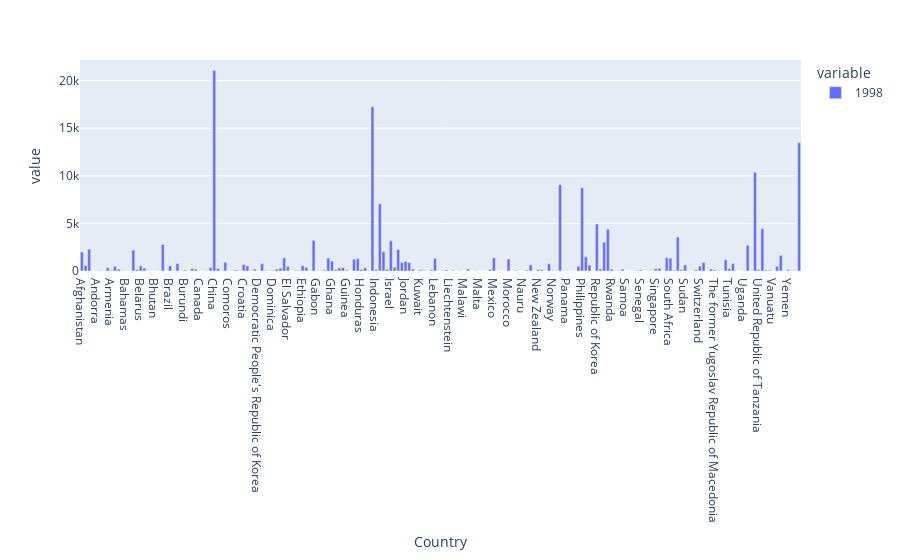

The notebook cell saved with this chart:
### Code cell
# bar plot for year 1998, color is represented by Continent
df.set_index('Country', inplace=True)
px.bar(df['1998'])

### Figure 1 — Plotly figure (JSON) as saved in the notebook; plotly's stock layout.template omitted (floating-point values rounded to 4 significant figures; data arrays with more than 128 entries replaced by an {"elided": "..."} marker saying what was removed)
{"data": [{"hovertemplate": "variable=1998<br>Country=%{x}<br>value=%{y}<extra></extra>", "legendgroup": "1998", "marker": {"color": "#636efa", "pattern": {"shape": ""}}, "name": "1998", "orientation": "v", "showlegend": true, "textposition": "auto", "type": "bar", "x": {"elided": "196 str values"}, "xaxis": "x", "y": {"elided": "196 int values"}, "yaxis": "y"}], "layout": {"barmode": "relative", "legend": {"title": {"text": "variable"}, "tracegroupgap": 0}, "margin": {"t": 60}, "xaxis": {"anchor": "y", "domain": [0, 1], "title": {"text": "Country"}}, "yaxis": {"anchor": "x", "domain": [0, 1], "title": {"text": "value"}}}}
